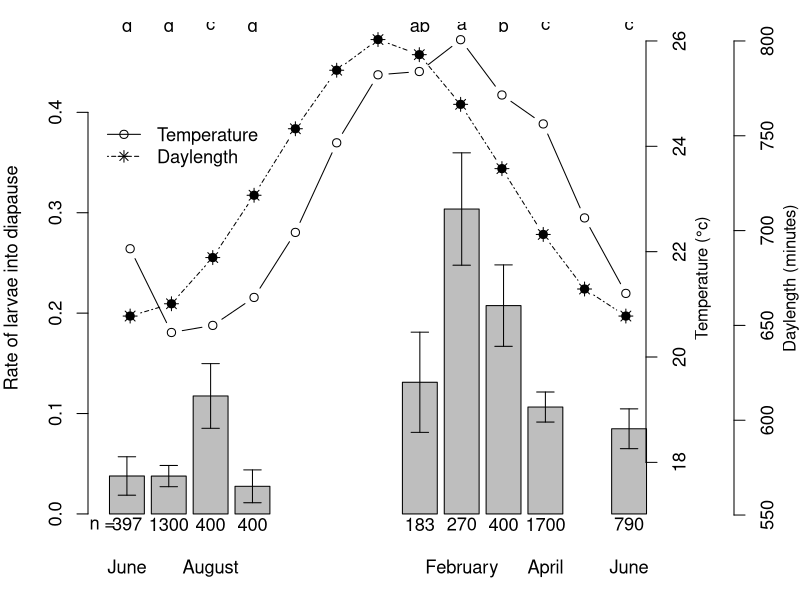
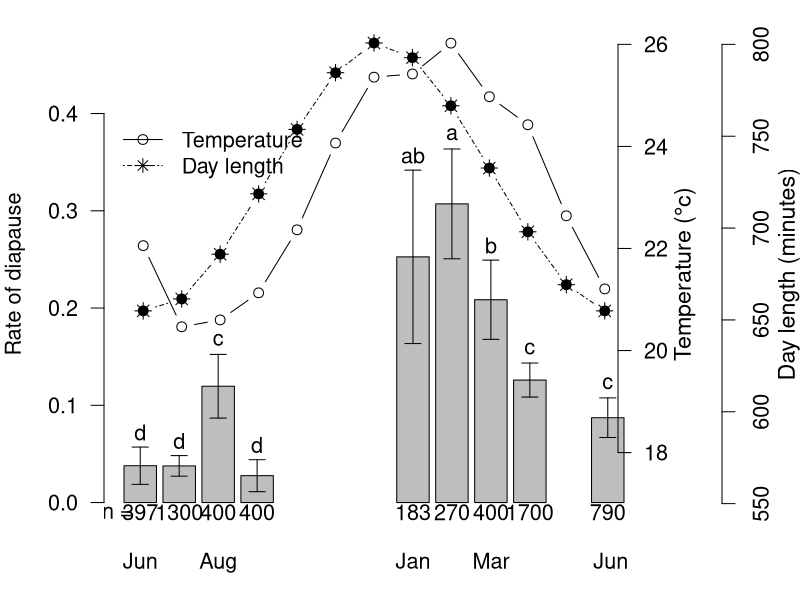
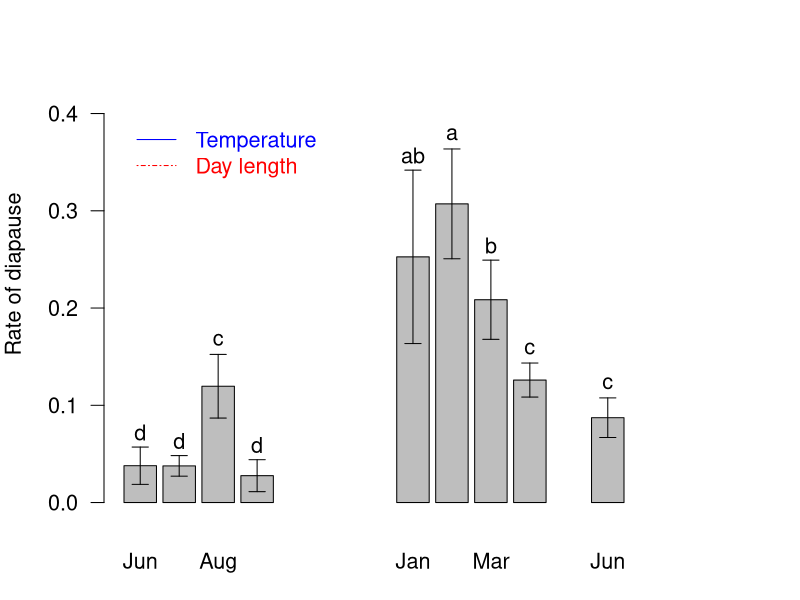

Recreate these plots in R, in order. (Note: this script raises an error after producing the figures.)
# 27 mars 2013

library(gplots)

################################################################################
################################################################################

#    DONNEES DIAPAUSE 2011-2012

################################################################################


        eme11.df <- read.table("data2.txt", header = T, sep = "\t")
        temp.df <- read.table("data2_meteo.txt", header = T, sep = "\t")


## longueur moyenne des jours par mois
# par ordre chronologique de janvier ? d?cembre

durjour <- c(
                792.7742,
                766.5714,
                732.6774,
                697.9667,
                669.1935,
                654.9333,
                661.4194,
                685.7742,
                718.6333,
                753.7097,
                784.5667,
                800.7419
        )


# Ne prend que les expe en laboratoire
eme11L.df <- eme11.df[eme11.df$cond == "L",]

# Colonne Pourcentage de diapause (diapause sur nombre total de larves mispar lot)
eme11L.df$Pct <- eme11L.df$totlarviv / (eme11L.df$nblarv)

# Colonne Mois
eme11L.df$mois <- substr(eme11L.df$boite, 1, 3)
eme11L.df$mois <- as.factor(as.character(eme11L.df$mois))
levels(eme11L.df$mois) <-
        c(
                "juin11",
                "juil11",
                "aout11",
                "sept11",
                "janv12",
                "fev12",
                "mars12",
                "avr12",
                "avr12",
                "juin12"
        )

# Fichier du type Data_diapause11
str(eme11L.df)


#############
# Graphique barplot pour article

attach(eme11L.df)


tete <- as.data.frame(cbind(
        pour = tapply(totlarviv, mois, sum),
        nb = tapply(nblarv, mois, sum)
))
tete <-
        rbind(tete[1:4,],
              as.data.frame(cbind(
                      pour = rep(0, 3), nb = rep(0, 3)
              )),
              tete[5:8,],
              as.data.frame(cbind(pour = c(0), nb = c(0))),
              tete[9,])
tete$num <- (tete$pour / tete$nb) * (1 - tete$pour / tete$nb)
tete$errstd <- sqrt(tete$num / tete$nb)
tete$mois <- row.names(tete)


par(mar = c(3, 4, 1, 6), cex = 1.1)
barplot2(
        tete$pour / tete$nb,
        plot.ci = T,
        ci.u = (tete$pour / tete$nb) + 2 * tete$errstd,
        ci.l = (tete$pour / tete$nb) - 2 * tete$errstd,
        ylim = c(-.02, 0.49),
        names.arg = c(
                "June",
                "July",
                "August",
                "September",
                "",
                "",
                "",
                "Juanary",
                "February",
                "March",
                "April",
                "",
                "June"
        ),
        xlab = "Month",
        ylab = "Rate of larvae into diapause"
)
legend(
        0,
        0.4,
        c("Temperature", "Daylength"),
        lty = c(1, 10),
        pch = c(1, 8, 9),
        bty = "n"
)
j <- 0
for (i in c(1:4, 8:11, 13)) {
        j <- j + 1
        valeur <- c("d", "d", "c", "d", "ab", "a", "b", "c", "c")
        ypos  <- seq(0.7, 20, 1.2)
        text(ypos[i], 0.487, valeur[j])
}

j <- 0
for (i in c(1:4, 8:11, 13)) {
        j <- j + 1
        valeur <- tapply(nblarv, mois, sum)
        ypos  <- seq(0.7, 20, 1.2)
        text(ypos[i], -0.01, valeur[j])
}
text(0,-0.01, "n =")

# rajoute la temperature
par(new = T)
yy <- tapply(temp.df$tempm, paste(temp.df$mois, temp.df$an), mean,
             na.rm = T)[c(9, 7, 1, 17, 15, 13, 4, 6, 5, 12, 3, 11, 10)]
plot(
        c(0.5:12.5),
        yy,
        ylim = c(17, 26),
        xlim = c(0, 13),
        axes = F,
        xlab = "",
        ylab = "",
        type = "b"
)
axis(4, line = -1)
mtext("Temperature (°c)", 4, adj = 0.5, line = 1)

# rajoute la duree du jour
par(new = T)
jour <- c(durjour[6:12], durjour[1:6])
plot(
        c(0.5:12.5),
        jour,
        ylim = c(550, 800),
        xlim = c(0, 13),
        axes = F,
        xlab = "",
        ylab = "",
        type = "p",
        pch = 8,
        cex = 1.2
)
par(new = T)
plot(
        c(0.5:12.5),
        jour,
        ylim = c(550, 800),
        xlim = c(0, 13),
        axes = F,
        xlab = "",
        ylab = "",
        type = "b",
        pch = 19,
        lty = 10
)
axis(4, line = 3)
mtext("Daylength (minutes)", 4, adj = 0.5, line = 5)





#####  En enlevant les parasitoides

tete <- as.data.frame(cbind(
        pour = tapply(totlarviv, mois, sum),
        nb = tapply(nblarv, mois, sum) - tapply(paras, mois, sum)
))
tete <- rbind(tete[1:4,],
              as.data.frame(cbind(
                      pour = rep(0, 3),
                      nb = rep(0, 3)
              )),
              tete[5:8,],
              as.data.frame(cbind(pour = c(0), nb = c(0))),
              tete[9,])
tete$num <- (tete$pour / tete$nb) * (1 - tete$pour / tete$nb)
tete$errstd <- sqrt(tete$num / tete$nb)
tete$mois <- row.names(tete)






#tiff("Seasonal_rate_diapause_nblarvssParas.tiff",width=1440,height=960,res=100)

postscript("Figure2.eps", height = 6, width = 4)

par(mar = c(3, 4, 1, 6),
    cex = 1.3,
    las = 1)
barplot2(
        tete$pour / tete$nb,
        plot.ci = T,
        ci.u = (tete$pour / tete$nb) + 2 * tete$errstd,
        ci.l = (tete$pour / tete$nb) - 2 * tete$errstd,
        ylim = c(-.02, 0.49),
        names.arg = c(
                "Jun",
                "Jul",
                "Aug",
                "Sep",
                "",
                "",
                "",
                "Jan",
                "Feb",
                "Mar",
                "Apr",
                "",
                " Jun"
        ),
        xlab = "Month",
        ylab = "Rate of diapause"
)
legend(
        0,
        0.4,
        c("Temperature", "Day length"),
        lty = c(1, 10),
        pch = c(1, 8, 9),
        bty = "n"
)
j <- 0
for (i in c(1:4, 8:11, 13)) {
        j <- j + 1
        valeur <- c("d", "d", "c", "d", "ab", "a", "b", "c", "c")
        xpos  <- seq(0.7, 20, 1.2)
        ypos <-
                c(
                        0.05706527,
                        0.04825663,
                        0.15232907,
                        0.04407272,
                        0.34179349,
                        0.36357806,
                        0.24927134,
                        0.14346253,
                        0.10760459
                ) + 0.015
        text(xpos[i], ypos[j], valeur[j])
}

j <- 0
for (i in c(1:4, 8:11, 13)) {
        j <- j + 1
        valeur <- tapply(nblarv, mois, sum)
        ypos  <- seq(0.7, 20, 1.2)
        text(ypos[i],-0.01, valeur[j])
}
text(0,-0.01, "n =")

# rajoute la temperature
par(new = T)
yy <- tapply(temp.df$tempm, paste(temp.df$mois, temp.df$an), mean,
             na.rm = T)[c(9, 7, 1, 17, 15, 13, 4, 6, 5, 12, 3, 11, 10)]
plot(
        c(0.5:12.5),
        yy,
        ylim = c(17, 26),
        xlim = c(0, 13),
        axes = F,
        xlab = "",
        ylab = "",
        type = "b"
)
axis(4, line = -1)
par(las = 0)
mtext("Temperature (°c)",
      4,
      adj = 0.5,
      line = 1,
      cex = 1.4)
par(las = 1)
# rajoute la duree du jour
par(new = T, las = 0)
jour <- c(durjour[6:12], durjour[1:6])
plot(
        c(0.5:12.5),
        jour,
        ylim = c(550, 800),
        xlim = c(0, 13),
        axes = F,
        xlab = "",
        ylab = "",
        type = "p",
        pch = 8,
        cex = 1.2
)
par(new = T)
plot(
        c(0.5:12.5),
        jour,
        ylim = c(550, 800),
        xlim = c(0, 13),
        axes = F,
        xlab = "",
        ylab = "",
        type = "b",
        pch = 19,
        lty = 10
)
axis(4, line = 3)
mtext("Day length (minutes)",
      4,
      adj = 0.5,
      line = 5,
      cex = 1.4)
par(las = 1)


dev.off()







detach(eme11L.df)

# nombre d arbre par echantillonne par mois
names(eme11.df)
tapply(eme11L.df$arbre, eme11L.df$mois, unique)



########################################   En couleur

postscript("Figure2_couleur.eps", height = 6, width = 4)

par(
        mar = c(3, 4, 1, 6),
        cex = 1.3,
        las = 1,
        col.axis = "black",
        col = "black"
)
barplot2(
        tete$pour / tete$nb,
        plot.ci = T,
        ci.u = (tete$pour / tete$nb) + 2 * tete$errstd,
        ci.l = (tete$pour / tete$nb) - 2 * tete$errstd,
        ylim = c(-.02, 0.49),
        names.arg = c(
                "Jun",
                "Jul",
                "Aug",
                "Sep",
                "",
                "",
                "",
                "Jan",
                "Feb",
                "Mar",
                "Apr",
                "",
                "Jun"
        ),
        xlab = "Month",
        ylab = "Rate of diapause",
        border = "black",
        axes = F
)
axis(2, line = 0, col = "black")
legend(
        0,
        0.4,
        c("Temperature", "Day length") ,
        lty = c(1, 10),
        bty = "n",
        col = c("blue", "red"),
        text.col = c("blue", "red")
)
j <- 0
for (i in c(1:4, 8:11, 13)) {
        j <- j + 1
        valeur <- c("d", "d", "c", "d", "ab", "a", "b", "c", "c")
        xpos  <- seq(0.7, 20, 1.2)
        ypos <-
                c(
                        0.05706527,
                        0.04825663,
                        0.15232907,
                        0.04407272,
                        0.34179349,
                        0.36357806,
                        0.24927134,
                        0.14346253,
                        0.10760459
                ) + 0.015
        text(xpos[i], ypos[j], valeur[j])
}

j <- 0
for (i in c(1:4, 8:11, 13))
{
        j <- j + 1
        valeur <- tapply(nblarv, mois, sum)
        ypos  <- seq(0.7, 20, 1.2)
        text(ypos[i], -0.01, valeur[j])
}
text(0, -0.01, "n =")

# rajoute la temperature
par(new = T, col.axis = "blue")
yy <-
        tapply(temp.df$tempm, paste(temp.df$mois, temp.df$an), mean, na.rm = T)[c(9, 7, 1, 17, 15, 13, 4, 6, 5, 12, 3, 11, 10)]
plot(
        c(0.5:12.5),
        yy,
        ylim = c(17, 26),
        xlim = c(0, 13),
        axes = F,
        xlab = "",
        ylab = "",
        type = "b",
        col = "blue",
        pch = "!"
)
axis(4, line = -1, col = "blue")
par(las = 0)
mtext(
        "Temperature (?c)",
        4,
        adj = 0.5,
        line = 1,
        cex = 1.4,
        col = "blue"
)
par(las = 1)
# rajoute la duree du jour
par(new = T,
    las = 0,
    col.axis = "red")
jour <- c(durjour[6:12], durjour[1:6])
plot(
        c(0.5:12.5),
        jour,
        ylim = c(550, 800),
        xlim = c(0, 13),
        axes = F,
        xlab = "",
        ylab = "",
        type = "p",
        pch = 8,
        cex = 1.2,
        col = "red"
)
par(new = T)
plot(
        c(0.5:12.5),
        jour,
        ylim = c(550, 800),
        xlim = c(0, 13),
        axes = F,
        xlab = "",
        ylab = "",
        type = "b",
        pch = 19,
        lty = 10,
        col = "red"
)
axis(4, line = 3, col = "red")
mtext(
        "Day length (minutes)",
        4,
        adj = 0.5,
        line = 5,
        cex = 1.4,
        col = "red"
)
par(las = 1)


dev.off()
